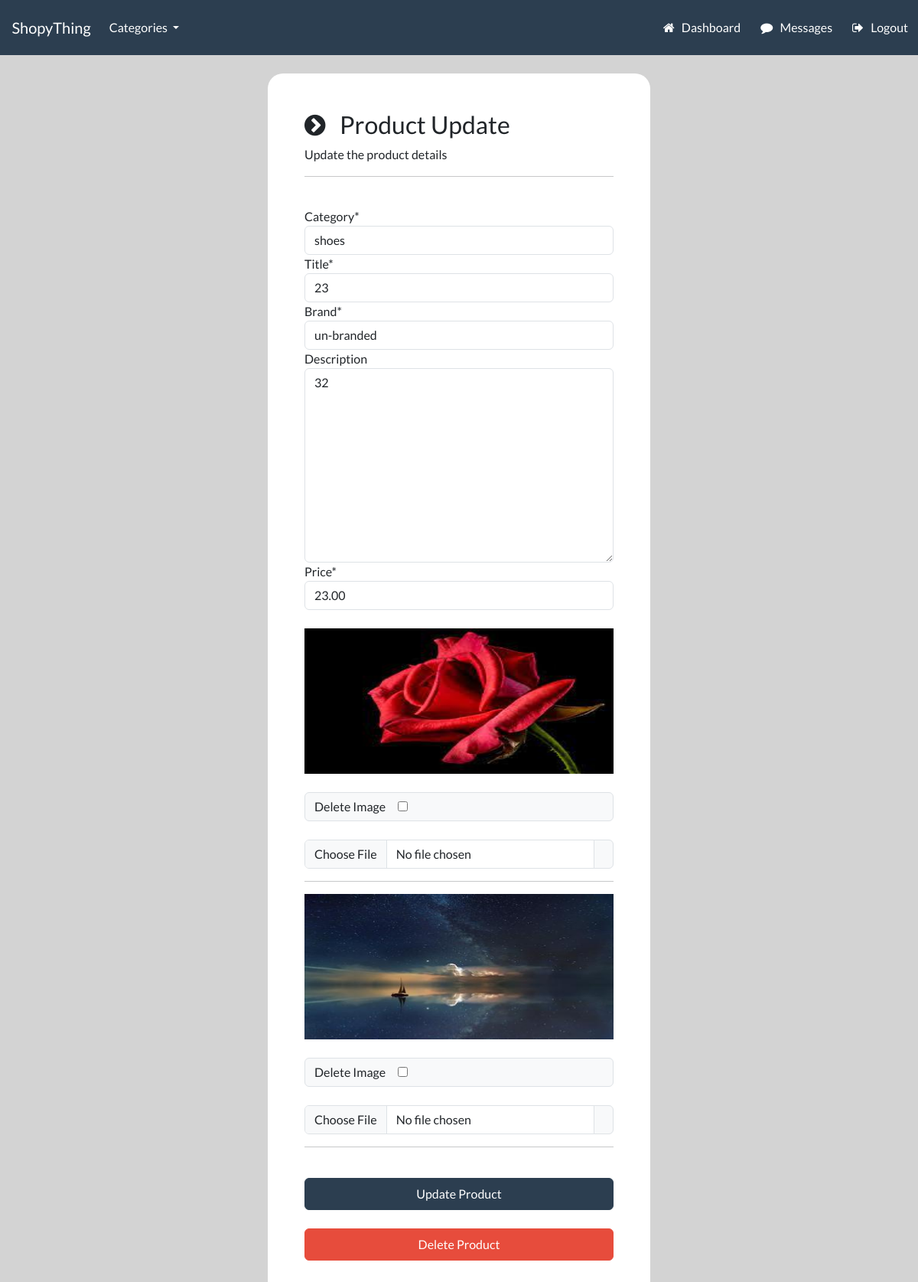
The page /account/product/23/update/ (signed in) on the database its author committed.
### store/models.py (models this page shows, shortened)
class Product(models.Model):
    category = models.ForeignKey(Category, related_name='product', on_delete=models.CASCADE, null=True)
    title = models.CharField(max_length=250)
    brand = models.CharField(max_length=250, default='un-branded')
    description = models.TextField(blank=True)
    slug = models.SlugField(max_length=255)
    price = models.DecimalField(max_digits=9, decimal_places=2)
    user = models.ForeignKey(User, max_length=10, on_delete=models.CASCADE, null=True)
    class Meta:
        verbose_name_plural = 'products'

class Images(models.Model):
    product = models.ForeignKey(Product, default=None,on_delete=models.CASCADE,  related_name='images')
    image = models.ImageField(upload_to='images')

### account/views.py (the view, shortened to what this page needs)
# urls.py: path('product/<slug:slug>/update/', UserProductUpdateView.as_view(), name='update-product'),
@method_decorator(login_required(login_url='my-login'), name='dispatch')
@method_decorator(csrf_protect, name='dispatch')
class UserProductUpdateView(UpdateView):
    model = Product
    form_class = CreateProductForm
    template_name = 'account/update-product.html'
    success_url = 'dashboard'
    def get_context_data(self, **kwargs):
        context = super().get_context_data(**kwargs)
        if self.request.POST:
            formset = PostFormSet(self.request.POST, self.request.FILES, instance=self.object)
        else:
            formset = PostFormSet(instance=self.object)
        formset_count = formset.total_form_count()
        context['formset'] = formset
        context['formset_count'] = formset_count
        return context
    def get_object(self, queryset=None):
        return Product.objects.get(slug=self.kwargs['slug'])

### account/forms.py (shortened to what this page needs)
class CreateProductForm(ModelForm):
    class Meta:
        model = Product
        fields = ['category','title', 'brand', 'description', 'price']

### store/models.py (called while the page is built)
    def __str__(self):
        return self.name

    def get_absolute_url(self):
        return reverse('list-category', args=[self.slug])

### store/views.py (called while the page is built)
def categories(request):
    categories = Category.objects.all()
    return {'categories': categories}

### account/templates/account/update-product.html (shortened to what this page needs)
{% include "store/base.html" %}
{% load static %}
{% load crispy_forms_tags %}
{% block content %}
<body>
    <br>
    <div class="container bg-white shadow-md p-5 form-layout">
        <h3> <i class="fa fa-chevron-circle-right" aria-hidden="true"></i> &nbsp; Product Update </h3>
        <p> Update the product details </p>
        <hr>
        <br>
        <form action="" method="post" enctype="multipart/form-data">
            {{ form|crispy }}
            <br>
            {% for image_form in formset %}
            {% if image_form.instance.pk %}
            <div class="card-body">
                <img class="d-block w-100" src="{{ image_form.instance.image.url }}" alt="Current Image" width="100%"
                    height="190">
                <br>
                <div class="input-group-prepend">
                    <div class="input-group-text">
                        Delete Image
                        <div class="position-relative top-50" style="padding-left: 1rem;">{{ image_form.DELETE }}</div>
                    </div>
                </div>
                <br>
            </div>
            <div class="input-group mb-3">
                <input type="file" class="form-control" id="id_image_{{ forloop.counter }}"
                    name="{{ image_form.image.html_name }}"
                    onchange="updateFilename('filename-preview-{{ image_form.image.id_for_label }}')">
                <span class="input-group-text" id="filename-preview-{{ image_form.image.id_for_label }}"></span>
            </div>
            <hr>
    {% endif %}
    {%endfor%}
    <br>
    <div class="d-flex justify-content-center"><button type="submit"
        class="btn btn-primary navbar-btn text-white w-100 p-2 text-center">Update Product</button></div>
        <br>
        <div class="d-flex justify-content-center">
            <a href="{% url 'product-delete' product.pk %}" class="btn btn-danger navbar-btn text-white w-100 p-2 text-centerr" onclick="return confirm('Are you sure you want to delete this product?');">Delete Product</a>
            </div>
</div>
</body>
{% endblock %}

### static/css/styles.css (style rules this page uses)
.form-layout { border-radius: 20px; width: 500px; }

### account/templates/account/update-product.html (style rules this page uses)
body { background-color: lightgray; }

### rows shown on the page
Product: category "shoes", title "23", brand "un-branded", description "32", price "23.00"
Images: instance.image (picture)
Images: instance.image (picture)
